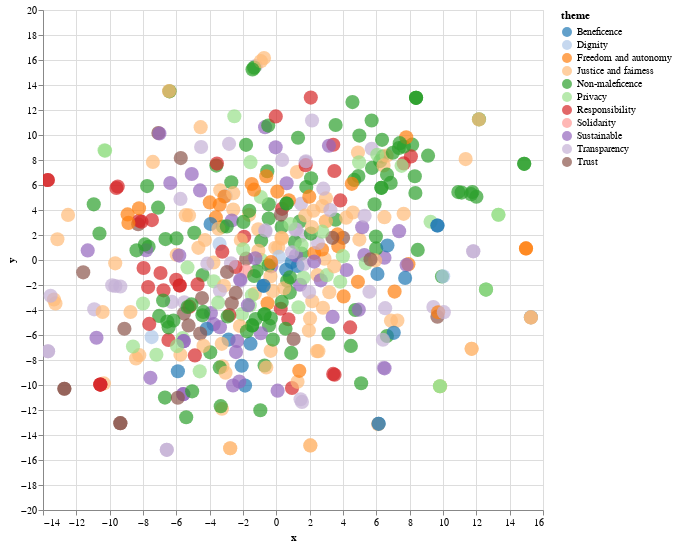

The code cell stored with this chart in its notebook:
### Code cell
alt.Chart(data_th[:]).mark_circle(size=200).encode(
    x="x", 
    y="y", 
    color=alt.Color('theme:N', scale=alt.Scale(scheme='category20')),
    tooltip=['theme']
).interactive().properties(
    width=500,
    height=500
)

### Figure 1 — Vega-Lite specification as saved in the notebook (floating-point values rounded to 4 significant figures; data arrays with more than 128 entries replaced by an {"elided": "..."} marker saying what was removed)
{"config": {"view": {"continuousWidth": 300, "continuousHeight": 300}}, "data": {"name": "data-311e7178fef5cacb114bac7c5c4b9049"}, "mark": {"type": "circle", "size": 200}, "encoding": {"color": {"field": "theme", "scale": {"scheme": "category20"}, "type": "nominal"}, "tooltip": [{"field": "theme", "type": "nominal"}], "x": {"field": "x", "type": "quantitative"}, "y": {"field": "y", "type": "quantitative"}}, "height": 500, "params": [{"name": "param_2", "select": {"type": "interval", "encodings": ["x", "y"]}, "bind": "scales"}], "width": 500, "$schema": "https://vega.github.io/schema/vega-lite/v5.20.1.json", "datasets": {"data-311e7178fef5cacb114bac7c5c4b9049": {"elided": "458 records"}}}
